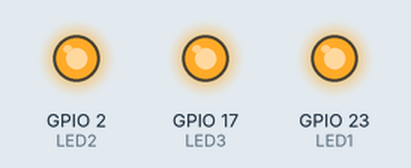
A sketch run on a simulated ESP32. Parts: output pins drawn as LEDs (lit = HIGH).

Above: at 0.16 s.
At 1.22 s:
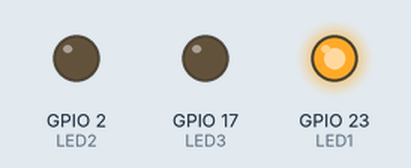
At 1.83 s:
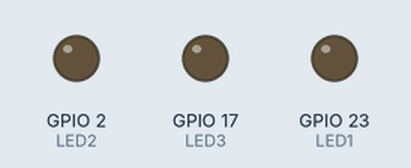
At 3.16 s:
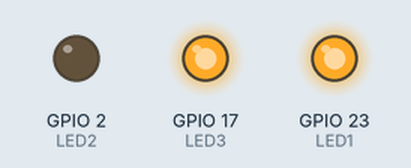
At 4.16 s:
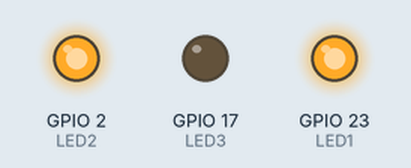
At 4.82 s:
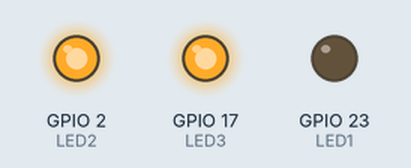
Timing chart, 0 to 5.1 s (numbered marks = the images above):
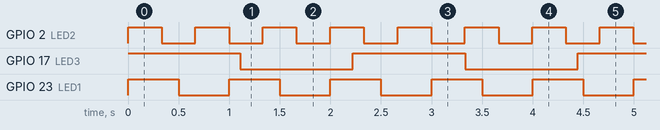

Measured:
- by itself, GPIO 2 (LED2): alternates HIGH for 0.33 s and LOW for 0.33 s
- by itself, GPIO 17 (LED3): alternates HIGH for 1.1 s and LOW for 1.1 s
- by itself, GPIO 23 (LED1): alternates HIGH for 0.50 s and LOW for 0.50 s

The sketch:

RTOS.ino
```cpp
#define LED1 23
#define LED2 2
#define LED3 17

void setup() {
    pinMode(LED3, OUTPUT);

    xTaskCreate(
        blink1,      // Function name of the task
        "Blink 1",   // Name of the task (e.g. for debugging)
        2048,        // Stack size (bytes)
        NULL,        // Parameter to pass
        1,           // Task priority
        NULL         // Task handle
    );

    xTaskCreate(
        blink2,     // Function name of the task
        "Blink 2",  // Name of the task (e.g. for debugging)
        2048,       // Stack size (bytes)
        NULL,       // Parameter to pass
        1,          // Task priority
        NULL        // Task handle
    );
}

void blink1(void* parameter) {
    pinMode(LED1, OUTPUT);
    while (1) {
        digitalWrite(LED1, HIGH);
        delay(500); // Delay for Tasks
        digitalWrite(LED1, LOW);
        delay(500);
    }
}

void blink2(void *parameter) {
    pinMode(LED2, OUTPUT);
    while (1) {
        digitalWrite(LED2, HIGH);
        delay(333);
        digitalWrite(LED2, LOW);
        delay(333);
    }
}

void loop() {
    digitalWrite(LED3, HIGH);
    delay(1111);
    digitalWrite(LED3, LOW);
    delay(1111);
}
```
